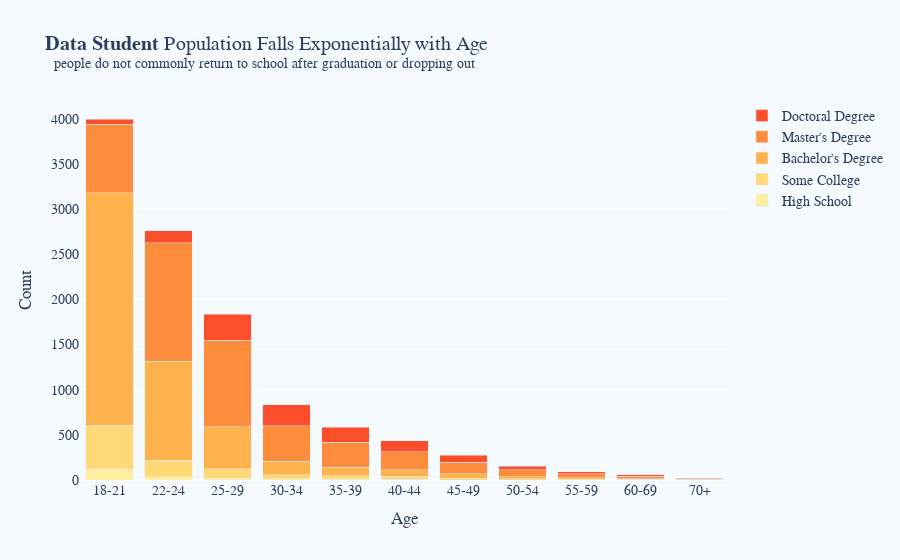

The notebook cell saved with this chart:
### Markdown cell above
Let's explore the educational backgrounds of the participants.

### Code cell
title="""
<b>Data Student</b> Population Falls Exponentially with Age<br>
<sup> people do not commonly return to school after graduation or dropping out
"""

fig = plot_category_segment_hist(survey.df.query("STUDENT=='Yes'"),
                                 cat_col="AGE",
                                 seg_col="DEGREE", 
                                 seg_list = degree_list,
                                 normalize=False, 
                                 marker_color=d_color_list,
                                 title=title,
                                )

fig.update_traces(hovertemplate="%{y} %{fullData.name} in this age bracket")
fig.update_layout(xaxis_title="Age", yaxis_title="Count")

### Figure 1 — Plotly figure (JSON) as saved in the notebook; plotly's stock layout.template omitted (floating-point values rounded to 4 significant figures)
{"data": [{"hovertemplate": "%{y} %{fullData.name} in this age bracket", "hovertext": "High School", "marker": {"color": "rgb(255,237,160)"}, "name": "High School", "orientation": "v", "type": "bar", "x": ["18-21", "22-24", "25-29", "30-34", "35-39", "40-44"], "y": [121, 38, 22, 16, 12, 8]}, {"hovertemplate": "%{y} %{fullData.name} in this age bracket", "hovertext": "Some College", "marker": {"color": "rgb(254,217,118)"}, "name": "Some College", "orientation": "v", "type": "bar", "x": ["18-21", "22-24", "25-29", "30-34", "35-39", "40-44", "45-49", "50-54", "55-59", "60-69"], "y": [484, 182, 101, 42, 37, 35, 20, 13, 6, 8]}, {"hovertemplate": "%{y} %{fullData.name} in this age bracket", "hovertext": "Bachelor’s Degree", "marker": {"color": "rgb(254,178,76)"}, "name": "Bachelor’s Degree", "orientation": "v", "type": "bar", "x": ["18-21", "22-24", "25-29", "30-34", "35-39", "40-44", "45-49", "50-54", "55-59", "60-69", "70+"], "y": [2575, 1094, 464, 149, 94, 68, 47, 25, 19, 7, 8]}, {"hovertemplate": "%{y} %{fullData.name} in this age bracket", "hovertext": "Master’s Degree", "marker": {"color": "rgb(253,141,60)"}, "name": "Master’s Degree", "orientation": "v", "type": "bar", "x": ["18-21", "22-24", "25-29", "30-34", "35-39", "40-44", "45-49", "50-54", "55-59", "60-69", "70+"], "y": [758, 1310, 959, 393, 277, 202, 131, 73, 43, 28, 6]}, {"hovertemplate": "%{y} %{fullData.name} in this age bracket", "hovertext": "Doctoral Degree", "marker": {"color": "rgb(252,78,42)"}, "name": "Doctoral Degree", "orientation": "v", "type": "bar", "x": ["18-21", "22-24", "25-29", "30-34", "35-39", "40-44", "45-49", "50-54", "55-59", "60-69", "70+"], "y": [58, 135, 289, 233, 165, 122, 76, 40, 25, 15, 6]}], "layout": {"barmode": "stack", "font": {"family": "Tahoma", "size": 14}, "paper_bgcolor": "rgb(245, 250, 256)", "plot_bgcolor": "rgb(245, 250, 256)", "title": {"text": "\n<b>Data Student</b> Population Falls Exponentially with Age<br>\n<sup> people do not commonly return to school after graduation or dropping out\n"}, "xaxis": {"title": {"text": "Age"}}, "yaxis": {"title": {"text": "Count"}}}}
